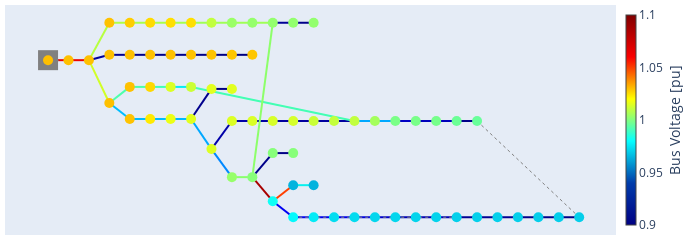

The notebook cell saved with this chart:
### Code cell
network.switch.loc[0, "closed"] = True
pp.runpp(network)
pp.plotting.plotly.pf_res_plotly(network, auto_open=False)
